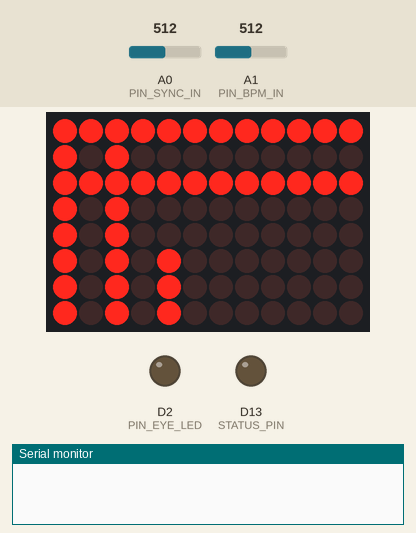
This sketch was run on a simulated Arduino Uno R4 WiFi. Shown: 12×8 LED matrix, output pins drawn as LEDs (lit = HIGH), the last lines printed to the serial monitor. The test bench sets the inputs (shaded band); at power-on: A0 (PIN_SYNC_IN) = 512, A1 (PIN_BPM_IN) = 512.

Above: at 1.2 s.
1.3 s: A0 (PIN_SYNC_IN) set to 716
At 2.3 s:
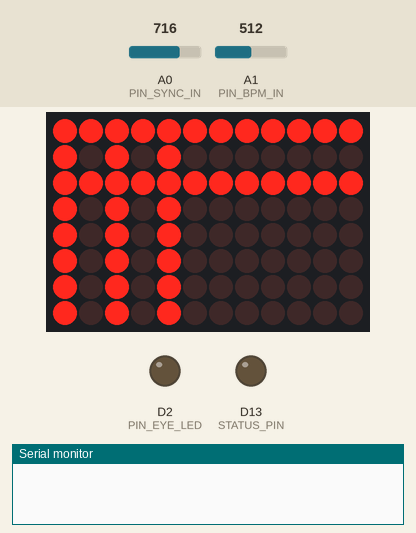
2.8 s: A0 (PIN_SYNC_IN) set to 900
At 3.5 s:
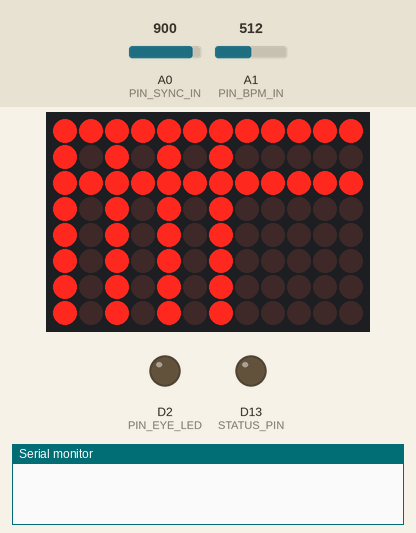
4.3 s: A0 (PIN_SYNC_IN) set to 1010
At 4.6 s:
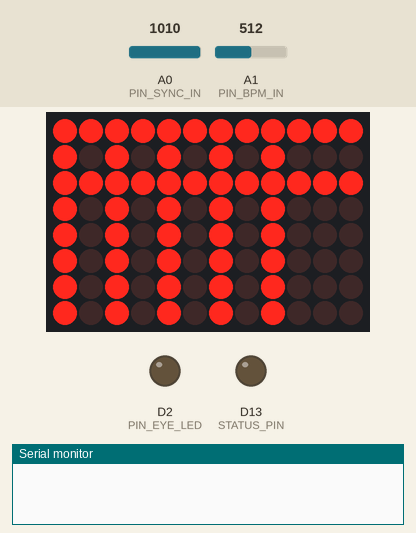
5.8 s: A0 (PIN_SYNC_IN) set to 306
At 6.9 s:
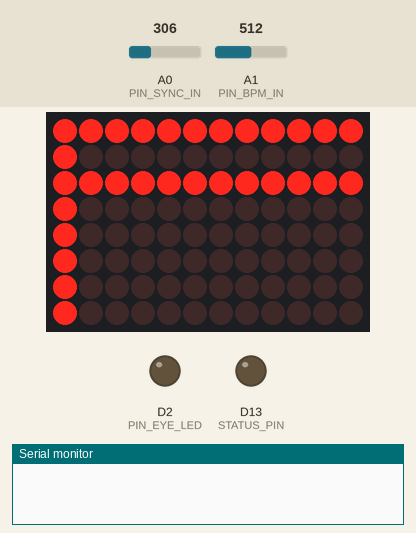
7.3 s: A0 (PIN_SYNC_IN) set to 140
At 8.1 s:
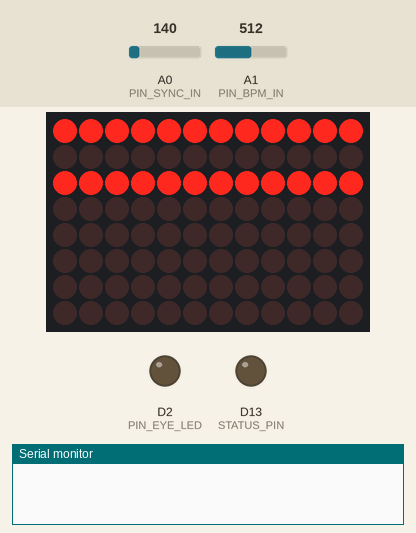
8.8 s: A0 (PIN_SYNC_IN) set to 511
At 8.97 s:
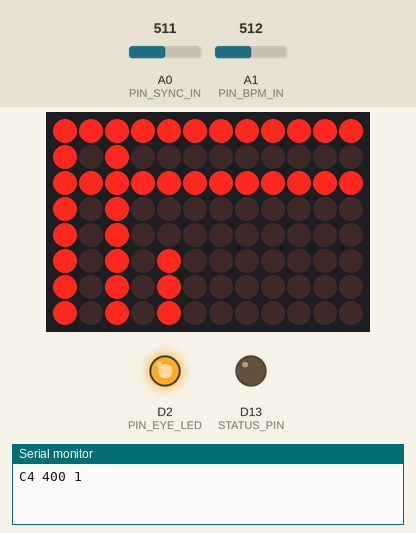
Timing chart, 0 to 11.6 s (numbered marks = the images above; inputs shaded):
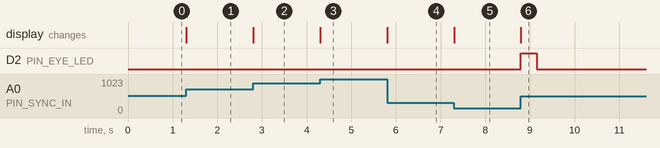

Measured:
- after the input at 1.3 s, the display: changes at once (image 1)
- after the input at 2.8 s, the display: changes at once (image 2)
- after the input at 4.3 s, the display: changes at once (image 3)
- after the input at 5.8 s, the display: changes at once (image 4)
- after the input at 7.3 s, the display: changes at once (image 5)
- after the input at 8.8 s, D2 (PIN_EYE_LED): LOW → HIGH at once, → LOW 0.35 s later; the display: changes at once (image 6)

The sketch:

new_value.ino
```cpp
#include <Arduino.h>
#include "Arduino_LED_Matrix.h"

#define CLIENT_ID 2

#define PIN_SYNC_IN A0
#define PIN_BPM_IN   A1
#define PIN_LED      13
#define PIN_EYE_LED  2
#define SERIAL_BAUD  115200

ArduinoLEDMatrix matrix;
const uint8_t CLIENT_FRAME_COUNT = 4;

uint8_t clientFrames[CLIENT_FRAME_COUNT][8][12] = {
  {
    {1, 1, 1, 1, 1, 1, 1, 1, 1, 1, 1, 1},
    {0, 0, 0, 0, 0, 0, 0, 0, 0, 0, 0, 0},
    {0, 0, 0, 0, 0, 0, 0, 0, 0, 0, 0, 0},
    {0, 0, 0, 0, 0, 0, 0, 0, 0, 0, 0, 0},
    {0, 0, 0, 0, 0, 0, 0, 0, 0, 0, 0, 0},
    {0, 0, 0, 0, 0, 0, 0, 0, 0, 0, 0, 0},
    {0, 0, 0, 0, 0, 0, 0, 0, 0, 0, 0, 0},
    {0, 0, 0, 0, 0, 0, 0, 0, 0, 0, 0, 0}
  },
  {
    {1, 1, 1, 1, 1, 1, 1, 1, 1, 1, 1, 1},
    {0, 0, 0, 0, 0, 0, 0, 0, 0, 0, 0, 0},
    {1, 1, 1, 1, 1, 1, 1, 1, 1, 1, 1, 1},
    {0, 0, 0, 0, 0, 0, 0, 0, 0, 0, 0, 0},
    {0, 0, 0, 0, 0, 0, 0, 0, 0, 0, 0, 0},
    {0, 0, 0, 0, 0, 0, 0, 0, 0, 0, 0, 0},
    {0, 0, 0, 0, 0, 0, 0, 0, 0, 0, 0, 0},
    {0, 0, 0, 0, 0, 0, 0, 0, 0, 0, 0, 0}
  },
  {
    {1, 1, 1, 1, 1, 1, 1, 1, 1, 1, 1, 1},
    {0, 0, 0, 0, 0, 0, 0, 0, 0, 0, 0, 0},
    {1, 1, 1, 1, 1, 1, 1, 1, 1, 1, 1, 1},
    {0, 0, 0, 0, 0, 0, 0, 0, 0, 0, 0, 0},
    {1, 1, 1, 1, 1, 1, 1, 1, 1, 1, 1, 1},
    {0, 0, 0, 0, 0, 0, 0, 0, 0, 0, 0, 0},
    {0, 0, 0, 0, 0, 0, 0, 0, 0, 0, 0, 0},
    {0, 0, 0, 0, 0, 0, 0, 0, 0, 0, 0, 0}
  },
  {
    {1, 1, 1, 1, 1, 1, 1, 1, 1, 1, 1, 1},
    {0, 0, 0, 0, 0, 0, 0, 0, 0, 0, 0, 0},
    {1, 1, 1, 1, 1, 1, 1, 1, 1, 1, 1, 1},
    {0, 0, 0, 0, 0, 0, 0, 0, 0, 0, 0, 0},
    {1, 1, 1, 1, 1, 1, 1, 1, 1, 1, 1, 1},
    {0, 0, 0, 0, 0, 0, 0, 0, 0, 0, 0, 0},
    {1, 1, 1, 1, 1, 1, 1, 1, 1, 1, 1, 1},
    {0, 0, 0, 0, 0, 0, 0, 0, 0, 0, 0, 0}
  }
};

const uint8_t VOLTAGE_FRAME_COUNT = 6;
uint8_t voltageFrames[VOLTAGE_FRAME_COUNT][8][12] = {
  {
    {0, 0, 0, 0, 0, 0, 0, 0, 0, 0, 0, 0},
    {0, 0, 0, 0, 0, 0, 0, 0, 0, 0, 0, 0},
    {0, 0, 0, 0, 0, 0, 0, 0, 0, 0, 0, 0},
    {0, 0, 0, 0, 0, 0, 0, 0, 0, 0, 0, 0},
    {0, 0, 0, 0, 0, 0, 0, 0, 0, 0, 0, 0},
    {0, 0, 0, 0, 0, 0, 0, 0, 0, 0, 0, 0},
    {0, 0, 0, 0, 0, 0, 0, 0, 0, 0, 0, 0},
    {0, 0, 0, 0, 0, 0, 0, 0, 0, 0, 0, 0}
  },
  {
    {1, 0, 0, 0, 0, 0, 0, 0, 0, 0, 0, 0},
    {1, 0, 0, 0, 0, 0, 0, 0, 0, 0, 0, 0},
    {1, 0, 0, 0, 0, 0, 0, 0, 0, 0, 0, 0},
    {1, 0, 0, 0, 0, 0, 0, 0, 0, 0, 0, 0},
    {1, 0, 0, 0, 0, 0, 0, 0, 0, 0, 0, 0},
    {1, 0, 0, 0, 0, 0, 0, 0, 0, 0, 0, 0},
    {1, 0, 0, 0, 0, 0, 0, 0, 0, 0, 0, 0},
    {1, 0, 0, 0, 0, 0, 0, 0, 0, 0, 0, 0}
  },
  {
    {1, 0, 1, 0, 0, 0, 0, 0, 0, 0, 0, 0},
    {1, 0, 1, 0, 0, 0, 0, 0, 0, 0, 0, 0},
    {1, 0, 1, 0, 0, 0, 0, 0, 0, 0, 0, 0},
    {1, 0, 1, 0, 0, 0, 0, 0, 0, 0, 0, 0},
    {1, 0, 1, 0, 0, 0, 0, 0, 0, 0, 0, 0},
    {1, 0, 1, 0, 1, 0, 0, 0, 0, 0, 0, 0},
    {1, 0, 1, 0, 1, 0, 0, 0, 0, 0, 0, 0},
    {1, 0, 1, 0, 1, 0, 0, 0, 0, 0, 0, 0}
  },
  {
    {1, 0, 1, 0, 1, 0, 0, 0, 0, 0, 0, 0},
    {1, 0, 1, 0, 1, 0, 0, 0, 0, 0, 0, 0},
    {1, 0, 1, 0, 1, 0, 0, 0, 0, 0, 0, 0},
    {1, 0, 1, 0, 1, 0, 0, 0, 0, 0, 0, 0},
    {1, 0, 1, 0, 1, 0, 0, 0, 0, 0, 0, 0},
    {1, 0, 1, 0, 1, 0, 0, 0, 0, 0, 0, 0},
    {1, 0, 1, 0, 1, 0, 0, 0, 0, 0, 0, 0},
    {1, 0, 1, 0, 1, 0, 0, 0, 0, 0, 0, 0}
  },
  {
    {1, 0, 1, 0, 1, 0, 1, 0, 0, 0, 0, 0},
    {1, 0, 1, 0, 1, 0, 1, 0, 0, 0, 0, 0},
    {1, 0, 1, 0, 1, 0, 1, 0, 0, 0, 0, 0},
    {1, 0, 1, 0, 1, 0, 1, 0, 0, 0, 0, 0},
    {1, 0, 1, 0, 1, 0, 1, 0, 0, 0, 0, 0},
    {1, 0, 1, 0, 1, 0, 1, 0, 0, 0, 0, 0},
    {1, 0, 1, 0, 1, 0, 1, 0, 0, 0, 0, 0},
    {1, 0, 1, 0, 1, 0, 1, 0, 0, 0, 0, 0}
  },
  {
    {1, 0, 1, 0, 1, 0, 1, 0, 1, 0, 0, 0},
    {1, 0, 1, 0, 1, 0, 1, 0, 1, 0, 0, 0},
    {1, 0, 1, 0, 1, 0, 1, 0, 1, 0, 0, 0},
    {1, 0, 1, 0, 1, 0, 1, 0, 1, 0, 0, 0},
    {1, 0, 1, 0, 1, 0, 1, 0, 1, 0, 0, 0},
    {1, 0, 1, 0, 1, 0, 1, 0, 1, 0, 0, 0},
    {1, 0, 1, 0, 1, 0, 1, 0, 1, 0, 0, 0},
    {1, 0, 1, 0, 1, 0, 1, 0, 1, 0, 0, 0}
  }
};

const int ID = CLIENT_ID;
bool active = false;
bool stopLoopRequested = false;
bool sawId4BeforeStop = false;

const int NOTE_COUNT = 37;
const char* noteNames[NOTE_COUNT] = {
  "C4", "D4", "E4", "F4", "E4", "D4", "C4", "C4",
  "E4", "F4", "G4", "A4", "G4", "F4", "E4", "E4",
  "C4", "C4", "C4", "C4", "C4", "C4", "C4", "C4",
  "C4", "C4", "D4", "D4", "E4", "E4", "F4", "F4",
  "E4", "E4", "D4", "D4", "C4"
};

float beats[NOTE_COUNT] = {
  1.0, 1.0, 1.0, 1.0, 1.0, 1.0, 1.0, 1.0,
  1.0, 1.0, 1.0, 1.0, 1.0, 1.0, 1.0, 1.0,
  1.0, 1.0, 1.0, 1.0, 1.0, 1.0, 1.0, 1.0,
  0.5, 0.5, 0.5, 0.5, 0.5, 0.5, 0.5, 0.5,
  0.5, 0.5, 0.5, 0.5, 1.0
};

float velocities[NOTE_COUNT] = {
  1.0, 1.0, 1.0, 1.0, 1.0, 1.0, 1.0, 0.0,
  1.0, 1.0, 1.0, 1.0, 1.0, 1.0, 1.0, 0.0,
  1.0, 0.0, 1.0, 0.0, 1.0, 0.0, 1.0, 0.0,
  1.0, 1.0, 1.0, 1.0, 1.0, 1.0, 1.0, 1.0,
  1.0, 0.0, 1.0, 0.0, 1.0
};

float noteStartBeats[NOTE_COUNT];

int currentBeat = -1;
int currentNoteIndex = 0;
unsigned long tickStartTime = 0;
bool lastInRange = false;
float currentBeatLengthMs = 0.0;

const uint8_t STATUS_PIN = PIN_LED;
bool ledPatternActive = false;
bool ledState = false;
int ledBlinksRemaining = 0;
unsigned long ledLastToggleMs = 0;
unsigned long ledBlinkIntervalMs = 40UL;
unsigned long ledSingleOffAt = 0;
const int VOLTAGE_THRES_COUNT = 41;

int getClientFrameIndex() {
  if (CLIENT_ID < 1 || CLIENT_ID > CLIENT_FRAME_COUNT) {
    return 0;
  }
  return CLIENT_ID - 1;
}

int getReceivedId(int sensorVal) {
  if (abs(sensorVal - (1 * 205)) < VOLTAGE_THRES_COUNT) return 1;
  if (abs(sensorVal - (2 * 205)) < VOLTAGE_THRES_COUNT) return 2;
  if (abs(sensorVal - (3 * 205)) < VOLTAGE_THRES_COUNT) return 3;
  if (abs(sensorVal - (4 * 205)) < VOLTAGE_THRES_COUNT) return 4;
  return 0;
}

int getVoltageMeterIndex(int sensorVal) {
  if (sensorVal < (1 * 205) - VOLTAGE_THRES_COUNT) return 0;
  if (sensorVal < (2 * 205) - VOLTAGE_THRES_COUNT) return 1;
  if (sensorVal < (3 * 205) - VOLTAGE_THRES_COUNT) return 2;
  if (sensorVal < (4 * 205) - VOLTAGE_THRES_COUNT) return 3;
  if (sensorVal < (5 * 205) - VOLTAGE_THRES_COUNT) return 4;
  return 5;
}

void renderVoltageMeter(int sensorVal) {
  uint8_t mergedFrame[8][12];
  const int clientFrameIndex = getClientFrameIndex();
  const int voltageFrameIndex = getVoltageMeterIndex(sensorVal);
  for (int row = 0; row < 8; row++) {
    for (int col = 0; col < 12; col++) {
      mergedFrame[row][col] = clientFrames[clientFrameIndex][row][col] |
                              voltageFrames[voltageFrameIndex][row][col];
    }
  }
  matrix.renderBitmap(mergedFrame, 8, 12);
}

void startLedPattern(int id, unsigned long now) {
  if (id <= 0) return;
  if (id == 1) {
    digitalWrite(STATUS_PIN, HIGH);
    ledSingleOffAt = now + 100;
    ledPatternActive = true;
    ledState = true;
    ledBlinksRemaining = 0;
  } else {
    ledBlinksRemaining = id;
    ledPatternActive = true;
    ledState = true;
    digitalWrite(STATUS_PIN, HIGH);
    ledLastToggleMs = now;
    ledSingleOffAt = 0;
  }
}

void sendNoteData(int index);

void setup() {
  Serial.begin(SERIAL_BAUD);
  pinMode(STATUS_PIN, OUTPUT);
  pinMode(PIN_EYE_LED, OUTPUT);

  noteStartBeats[0] = 0.0;
  for (int i = 1; i < NOTE_COUNT; i++) {
    noteStartBeats[i] = noteStartBeats[i - 1] + beats[i - 1];
  }

  matrix.begin();
  matrix.renderBitmap(clientFrames[getClientFrameIndex()], 8, 12);

  int sensorValue = analogRead(PIN_SYNC_IN);
  lastInRange = sensorValue >= (ID * 205 - VOLTAGE_THRES_COUNT);
}

void loop() {
  const unsigned long now = millis();

  int sensorValue = analogRead(PIN_SYNC_IN);
  renderVoltageMeter(sensorValue);

  int bpmValue = analogRead(PIN_BPM_IN);
  float bpm = 60.0 + ((float)bpmValue * (180.0 / 1023.0));
  currentBeatLengthMs = (60.0 / bpm) * 1000.0;
  bool inRange = sensorValue >= (ID * 205 - VOLTAGE_THRES_COUNT);
  static unsigned long lastTickDetectedMs = 0;
  bool tickDetected = false;
  if (inRange && !lastInRange) {
    if (now > 1000 && (now - lastTickDetectedMs > 150)) {
      tickDetected = true;
      lastTickDetectedMs = now;
    }
  }
  lastInRange = inRange;

  if (tickDetected) {
    int rxId = getReceivedId(sensorValue);
    startLedPattern(rxId, now);

    if (rxId == 4) {
      sawId4BeforeStop = true;
    } else if (rxId == 1 && sawId4BeforeStop) {
      stopLoopRequested = true;
      sawId4BeforeStop = false;
      Serial.println("STOP REQUESTED");
    }

    if (!active && !stopLoopRequested) {
      active = true;
      currentBeat = 0;
      currentNoteIndex = 0;
      tickStartTime = now;
    } else {
      while (currentNoteIndex < NOTE_COUNT) {
        if (noteStartBeats[currentNoteIndex] < (float)(currentBeat + 1)) {
          sendNoteData(currentNoteIndex);
          currentNoteIndex++;
        } else {
          break;
        }
      }
      currentBeat++;
      tickStartTime = now;
    }
  }

  if (active && currentNoteIndex < NOTE_COUNT) {
    if (noteStartBeats[currentNoteIndex] < (float)(currentBeat + 1)) {
      float delayBeats = noteStartBeats[currentNoteIndex] - (float)currentBeat;
      unsigned long delayMs = (unsigned long)(delayBeats * currentBeatLengthMs);

      if (now - tickStartTime >= delayMs) {
        sendNoteData(currentNoteIndex);
        currentNoteIndex++;
      }
    }
  }

  if (active && currentNoteIndex >= NOTE_COUNT) {
    active = false;
    digitalWrite(STATUS_PIN, LOW);
    ledPatternActive = false;
  }

  if (ledPatternActive) {
    if (ledSingleOffAt != 0) {
      if (now >= ledSingleOffAt) {
        digitalWrite(STATUS_PIN, LOW);
        ledSingleOffAt = 0;
        ledPatternActive = false;
        ledState = false;
      }
    } else {
      if (now - ledLastToggleMs >= ledBlinkIntervalMs) {
        ledLastToggleMs += ledBlinkIntervalMs;
        ledState = !ledState;
        digitalWrite(STATUS_PIN, ledState ? HIGH : LOW);
        if (!ledState) {
          if (ledBlinksRemaining > 0) ledBlinksRemaining--;
          if (ledBlinksRemaining <= 0) {
            digitalWrite(STATUS_PIN, LOW);
            ledPatternActive = false;
            ledState = false;
          }
        }
      }
    }
  }

  if (active && currentNoteIndex > 0) {
    int playingIdx = currentNoteIndex - 1;
    if (velocities[playingIdx] > 0.0) {
      float startBeatOffset = noteStartBeats[playingIdx] - (float)currentBeat;
      long startMs = (long)(startBeatOffset * currentBeatLengthMs);
      long durationMs = (long)(beats[playingIdx] * currentBeatLengthMs);

      long elapsedMs = (long)(now - tickStartTime);
      long gap = (durationMs > 100) ? 50 : (long)(durationMs / 2.0);
      if (elapsedMs >= startMs && elapsedMs < (startMs + durationMs - gap)) {
        digitalWrite(PIN_EYE_LED, HIGH);
      } else {
        digitalWrite(PIN_EYE_LED, LOW);
      }
    } else {
      digitalWrite(PIN_EYE_LED, LOW);
    }
  } else {
    digitalWrite(PIN_EYE_LED, LOW);
  }
}

void sendNoteData(int index) {
  Serial.print(noteNames[index]);
  Serial.print(" ");
  float durationMs = beats[index] * currentBeatLengthMs;
  Serial.print(durationMs, 0);

  Serial.print(" ");
  Serial.println(velocities[index], 0);
}
```
